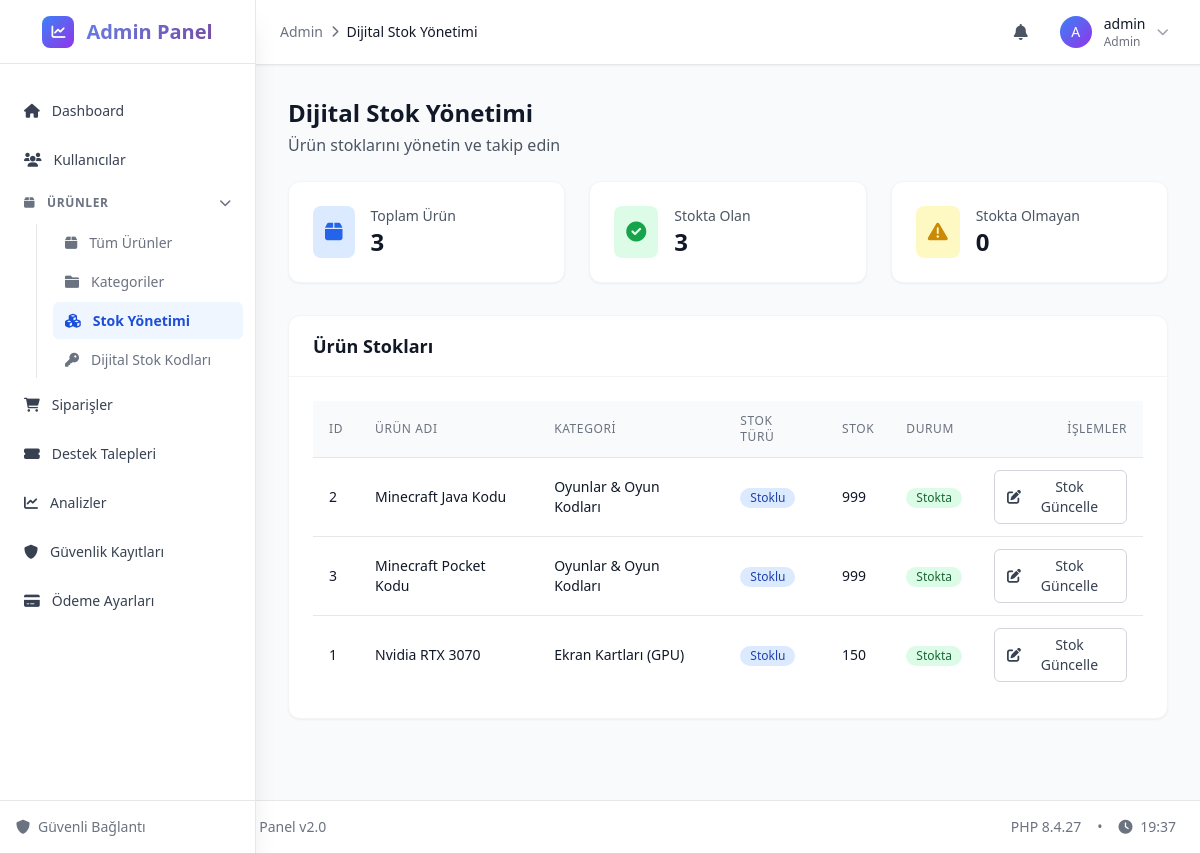
Screenshot of /admin/stock.php (signed in) with the database file from the repository.
### tables this page shows
CREATE TABLE `uyeler` (
  `uye_id` int(11) NOT NULL,
  `uye_adi` varchar(200) NOT NULL,
  `uye_sifre` varchar(200) NOT NULL,
  `uye_eposta` varchar(200) NOT NULL,
  `uye_tarih` timestamp NOT NULL DEFAULT current_timestamp(),
  `uye_rutbe` int(11) NOT NULL DEFAULT 0,
  `uye_onay` int(11) NOT NULL DEFAULT 0,
  `uye_hakkimda` varchar(500) NOT NULL,
  `uye_2fa_enabled` tinyint(1) DEFAULT 0,
  `uye_2fa_secret` varchar(255) DEFAULT NULL
);

CREATE TABLE `urunler` (
  `urun_id` int(11) NOT NULL,
  `urun_baslik` varchar(200) NOT NULL,
  `urun_fiyat` decimal(10,2) NOT NULL,
  `urun_aciklama` text NOT NULL,
  `urun_satinal_link` text NOT NULL,
  `urun_ekleyen` varchar(200) DEFAULT NULL,
  `urun_tarih` timestamp NOT NULL DEFAULT current_timestamp(),
  `urun_kategori` int(11) NOT NULL DEFAULT 0,
  `urun_durum` int(11) NOT NULL DEFAULT 0,
  `urun_hit` int(11) DEFAULT 0,
  `urun_resim` varchar(300) DEFAULT NULL,
  `urun_resimler` text DEFAULT NULL,
  `urun_stok` int(11) DEFAULT 0,
  `urun_tip` enum('license','file','service') DEFAULT 'license'
);

CREATE TABLE `kategoriler` (
  `kategori_id` int(11) NOT NULL,
  `kategori_adi` varchar(200) NOT NULL,
  `kategori_aciklama` varchar(500) NOT NULL,
  `kategori_ust_id` int(11) DEFAULT 0
);

### admin/stock.php (the view, shortened to what the rows shown need)
<?php
require_once __DIR__ . '/../config.php';
$page = isset($_GET['page']) ? (int)$_GET['page'] : 1;
$limit = 20;
$offset = ($page - 1) * $limit;
$stmt = $db->prepare("
    SELECT u.*, k.kategori_adi
    FROM urunler u
    LEFT JOIN kategoriler k ON u.urun_kategori = k.kategori_id
    ORDER BY u.urun_baslik ASC
    LIMIT $offset, $limit
");
$stmt->execute();
$products = $stmt->fetchAll(PDO::FETCH_ASSOC);
include_once __DIR__ . '/includes/header.php';
?>
<div class="flex-1 overflow-auto bg-gray-50">
    <div class="max-w-7xl mx-auto px-4 sm:px-6 lg:px-8 py-8">
        <div class="mb-6">
            <h1 class="text-2xl font-bold text-gray-900">Dijital Stok Yönetimi</h1>
        </div>
        <div class="bg-white rounded-xl shadow-sm border border-gray-100">
            <div class="px-6 py-4 border-b border-gray-100">
                <h2 class="text-lg font-semibold text-gray-900">Ürün Stokları</h2>
            </div>
            <div class="p-6">
                <?php if (empty($products)): ?>
                    <div class="text-center py-12">
                        <i class="fas fa-cubes text-4xl text-gray-300 mb-4"></i>
                        <h3 class="text-lg font-medium text-gray-900 mb-1">Henüz ürün eklenmemiş</h3>
                        <p class="text-gray-500">Ürün ekledikten sonra stok bilgilerini burada yönetebilirsiniz</p>
                    </div>
                <?php else: ?>
                    <div class="overflow-x-auto">
                        <table class="min-w-full divide-y divide-gray-200">
                            <thead class="bg-gray-50">
                                <tr>
                                    <th class="px-4 py-3 text-left text-xs font-medium text-gray-500 uppercase tracking-wider">ID</th>
                                    <th class="px-4 py-3 text-left text-xs font-medium text-gray-500 uppercase tracking-wider">Ürün Adı</th>
                                    <th class="px-4 py-3 text-left text-xs font-medium text-gray-500 uppercase tracking-wider">Kategori</th>
                                    <th class="px-4 py-3 text-left text-xs font-medium text-gray-500 uppercase tracking-wider">Stok Türü</th>
                                    <th class="px-4 py-3 text-left text-xs font-medium text-gray-500 uppercase tracking-wider">Stok</th>
                                    <th class="px-4 py-3 text-left text-xs font-medium text-gray-500 uppercase tracking-wider">Durum</th>
                                    <th class="px-4 py-3 text-right text-xs font-medium text-gray-500 uppercase tracking-wider">İşlemler</th>
                                </tr>
                            </thead>
                            <tbody class="bg-white divide-y divide-gray-200">
                                <?php foreach ($products as $product): ?>
                                    <tr class="hover:bg-gray-50">
                                        <td class="px-4 py-3 text-sm font-medium text-gray-900"><?php echo $product['urun_id']; ?></td>
                                        <td class="px-4 py-3 text-sm text-gray-900"><?php echo htmlspecialchars($product['urun_baslik']); ?></td>
                                        <td class="px-4 py-3 text-sm text-gray-900"><?php echo htmlspecialchars($product['kategori_adi'] ?? 'Kategori Yok'); ?></td>
                                        <td class="px-4 py-3 text-sm text-gray-900">
                                            <?php if ($product['urun_stok'] > 0): ?>
                                                <span class="inline-flex items-center px-2.5 py-0.5 rounded-full text-xs font-medium bg-blue-100 text-blue-800">Stoklu</span>
                                            <?php else: ?>
                                                <span class="inline-flex items-center px-2.5 py-0.5 rounded-full text-xs font-medium bg-gray-100 text-gray-800">Stoksuz</span>
                                            <?php endif; ?>
                                        </td>
                                        <td class="px-4 py-3 text-sm text-gray-900"><?php echo $product['urun_stok']; ?></td>
                                        <td class="px-4 py-3 text-sm">
                                            <?php if ($product['urun_stok'] > 0): ?>
                                                <span class="inline-flex items-center px-2.5 py-0.5 rounded-full text-xs font-medium bg-green-100 text-green-800">Stokta</span>
                                            <?php else: ?>
                                                <span class="inline-flex items-center px-2.5 py-0.5 rounded-full text-xs font-medium bg-red-100 text-red-800">Stokta Yok</span>
                                            <?php endif; ?>
                                        </td>
                                        <td class="px-4 py-3 text-right text-sm font-medium">
                                            <div class="flex items-center justify-end space-x-2">
                                                <?php if ($product['urun_stok'] > 0): ?>
                                                    <button class="update-stock inline-flex items-center px-3 py-1.5 border border-gray-300 text-sm rounded-md text-gray-700 bg-white hover:bg-gray-50 focus:outline-none focus:ring-2 focus:ring-blue-500"
                                                            data-id="<?php echo $product['urun_id']; ?>"
                                                            data-name="<?php echo htmlspecialchars($product['urun_baslik']); ?>"
                                                            data-stock="<?php echo $product['urun_stok']; ?>">
                                                        <i class="fas fa-edit mr-1"></i> Stok Güncelle
                                                    </button>
                                                <?php else: ?>
                                                    <button class="inline-flex items-center px-3 py-1.5 border border-gray-300 text-sm rounded-md text-gray-400 bg-gray-100 cursor-not-allowed" disabled>
                                                        <i class="fas fa-edit mr-1"></i> Stok Güncelle
                                                    </button>
                                                <?php endif; ?>
                                            </div>
                                        </td>
                                    </tr>
                                <?php endforeach; ?>
                            </tbody>
                        </table>
                    </div>
                <?php endif; ?>
            </div>
        </div>
    </div>
</div>
<?php include_once __DIR__ . '/includes/footer.php'; ?>

### admin/includes/header.php (shortened to what the rows shown need)
<?php
if (!isset($admin) && isAdmin()) {
    $stmt = $db->prepare("SELECT * FROM uyeler WHERE uye_id = ? AND uye_rutbe = 1");
    $stmt->execute([$_SESSION['user_id']]);
    $admin = $stmt->fetch();
}
?>
<!DOCTYPE html>
<html lang="tr" class="h-full bg-gray-50">
<head>
    <script src="https://cdn.tailwindcss.com"></script>
    <link rel="stylesheet" href="https://cdnjs.cloudflare.com/ajax/libs/font-awesome/6.0.0/css/all.min.css">
</head>
<body class="h-full">
    <div class="min-h-full flex">
        <div class="flex-1 flex flex-col" id="main-content">
            <header class="bg-white shadow-sm border-b border-gray-200 z-40">
                <div class="flex items-center justify-between h-16 px-6">
                    <div class="flex items-center space-x-4">
                        <div class="relative" x-data="{ open: false }" @click.outside="open = false">
                            <button @click="open = !open" class="flex items-center space-x-3 p-2 rounded-lg hover:bg-gray-100" id="user-menu-button">
                                <div class="w-8 h-8 bg-gradient-to-br from-blue-500 to-purple-600 rounded-full flex items-center justify-center">
                                    <span class="text-white font-medium text-sm">
                                        <?php echo strtoupper(substr($admin['uye_adi'] ?? 'A', 0, 1)); ?>
                                    </span>
                                </div>
                                <div class="hidden lg:block text-left">
                                    <p class="text-sm font-medium text-gray-900"><?php echo htmlspecialchars($admin['uye_adi'] ?? 'Admin'); ?></p>
                                    <p class="text-xs text-gray-500">Admin</p>
                                </div>
                            </button>
                        </div>
                    </div>
                </div>
            </header>

### rows the page displays
uyeler: uye_adi "A", uye_adi "admin"
urunler: urun_id "2", urun_baslik "Minecraft Java Kodu", kategoriler.kategori_adi "Oyunlar & Oyun Kodları", shows "Stoklu", urun_stok "999", shows "Stokta"
urunler: urun_id "3", urun_baslik "Minecraft Pocket Kodu", kategoriler.kategori_adi "Oyunlar & Oyun Kodları", shows "Stoklu", urun_stok "999", shows "Stokta"
urunler: urun_id "1", urun_baslik "Nvidia RTX 3070", kategoriler.kategori_adi "Ekran Kartları (GPU)", shows "Stoklu", urun_stok "150", shows "Stokta"

### other values shown
$page_title "Dijital Stok Yönetimi"
$totalProducts "3"
$inStock "3"
$outOfStock "0"
PHP_VERSION "8.4.27"
